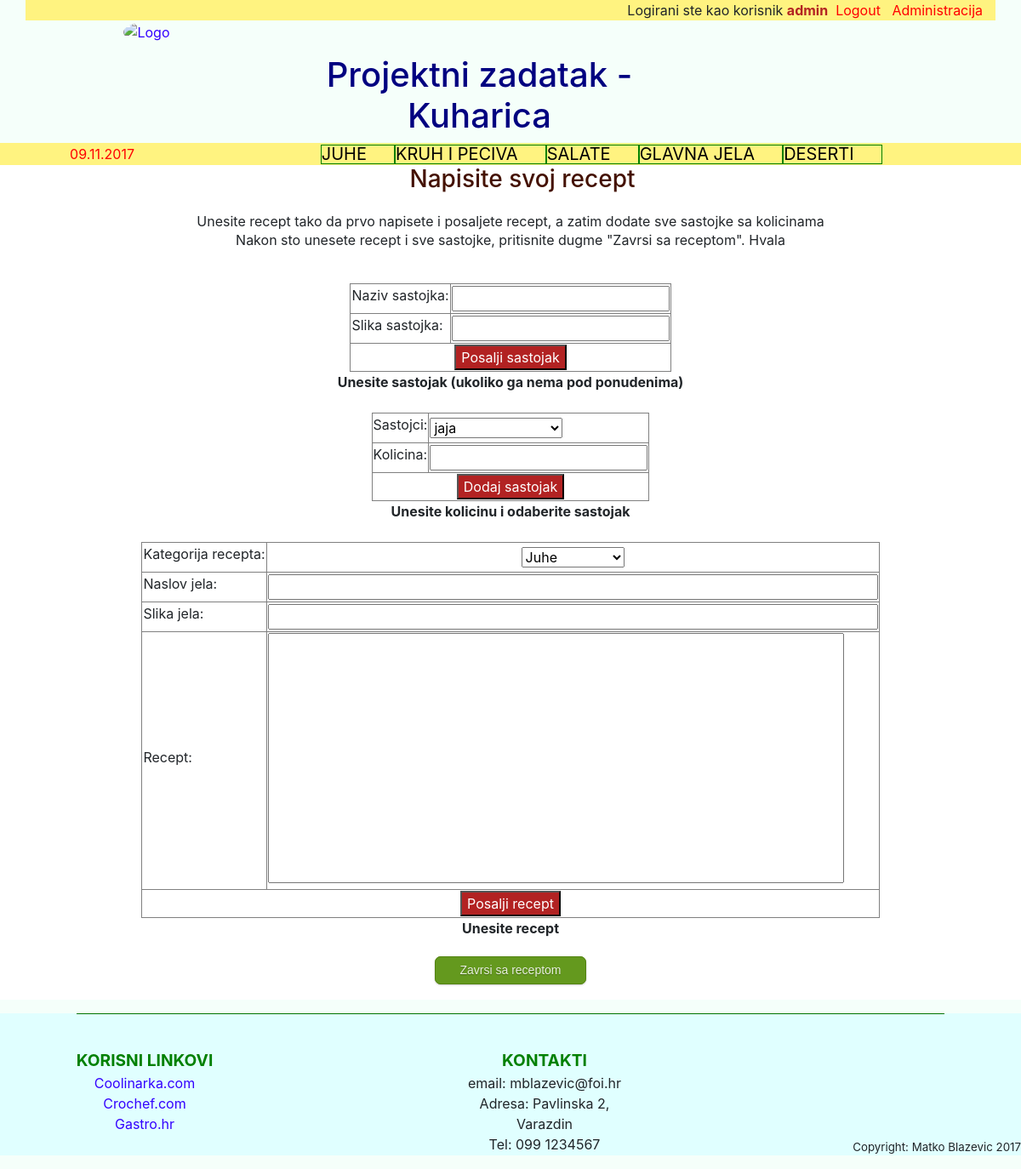
The app's page /novi_recepti.php (signed in) with its own data.
### tables this page shows
CREATE TABLE `kategorija` (
  `kategorija_id` int(10) UNSIGNED NOT NULL,
  `korisnik_id` int(10) UNSIGNED NOT NULL,
  `naziv` varchar(100) DEFAULT NULL,
  `slika` varchar(250) DEFAULT NULL
);

### novi_recepti.php (the view, shortened to what this page needs)
<?php
	include ('header.php');
	$recept_id = NULL;
	if (!empty($_POST['naslov']) && !empty($_POST['recept'])) {
		if($_SESSION['aktivni_korisnik_tip']==0) {
				$odobren = 1; }
		else { $odobren = 0; }
	$sql = "INSERT INTO  recept (recept_id ,kategorija_id ,korisnik_id ,naslov ,slika ,tekst ,odobren)
		VALUES ('$recept_id','$_POST[kategorija_id]','$_SESSION[korisnik_id]','$_POST[naslov]','$_POST[slika_jela]','$_POST[recept]','$odobren')";
		$rs = mysqli_query($link, $sql);
		 $id_recepta = mysqli_insert_id($link);
		 $_SESSION['recept_id'] = $id_recepta;
	if(! $rs) {
		$msg = "Recept nije uspjesno poslan"; }
	else { $msg = "Recept uspjesno poslan"; }
	} else {$msg = "Unesite recept";}
	$sql2 = "SELECT sastojak_id, naziv FROM sastojak";
	$res2 = mysqli_query($link, $sql2);
	if (!empty($_POST['n_sastojak']) && !empty($_POST['slika_sastojak'])) {
	$sql4 = "INSERT INTO sastojak (sastojak_id, naziv, slika)
			VALUES (NULL,'$_POST[n_sastojak]','$_POST[slika_sastojak]')";
	$res4 = mysqli_query($link, $sql4);
		header("Location: " . $_SERVER['REQUEST_URI']);
		exit();
	}
	else { $msg4 = "Unesite sastojak (ukoliko ga nema pod ponudenima)";}
	if (!empty($_POST['kolicina'])) {
	@$recept_id = $_SESSION['recept_id'];
	if (empty($_SESSION['recept_id'])) {echo "<b>Napisite prvo recept, a zatim dodajte sastojke</b>";}
	$sastojak = $_POST['sastojak_recepta'];
	$kolicina = $_POST['kolicina'];
	$sql3 = "INSERT INTO sastojak_recepta (recept_id, sastojak_id, kolicina)
			VALUES ('$recept_id','$sastojak','$kolicina')";
	$res3= mysqli_query($link, $sql3);
	if (!$res3) {$msg3 = "Sastojak nije poslan"; }
		else {$msg3 = "Sastojak poslan";}
	} else {$msg3 = "Unesite kolicinu i odaberite sastojak";}
	$sql5 = "SELECT kategorija_id, naziv FROM kategorija";
	$res5 = mysqli_query($link, $sql5);
	?>
	<center><h3>Napisite svoj recept</h3><br>
	<p>Unesite recept tako da prvo napisete i posaljete recept, a zatim dodate sve sastojke sa kolicinama<br>
	Nakon sto unesete recept i sve sastojke, pritisnite dugme "Zavrsi sa receptom". Hvala </p></center><br>
<center><form id="novi_sastojak" action="novi_recepti.php" method="post" >
<table border="1" cellspacing="2">
	<tr>
	<td><label for="n_sastojak"> Naziv sastojka: </label></td>
	<td><input name="n_sastojak" type="text" /></td></tr>
	<tr>
	<td><label for="slika_sastojak"> Slika sastojka: </label></td>
	<td><input name="slika_sastojak" type="text" /></td></tr>
	<tr><td align="middle" colspan="2"><input id="dugme" type="submit" name="dodaj1" value="Posalji sastojak" /></td></tr>
</table></form><b><?php echo $msg4  ?></b></center>
 <br>
<center><form id="sastojak_recepta" action="novi_recepti.php" method="post" >
<table border="1" cellspacing="2">
<tr>
	<td><label for="sastojak"> Sastojci: </label></td>
	<td>
<select name="sastojak_recepta">
	<?php while($row = mysqli_fetch_array($res2)) {
        echo '<option value="'.$row['sastojak_id'].'" >'.$row['naziv'].'</option>';
   } ?>
</select></td></tr>
<tr><td><label for="kolicina" >Kolicina: </label></td>
	<td><input name="kolicina" type="text" maxlength="15" /></td></tr>
	<tr><td colspan="2" align="middle"><input type="submit" id="dugme" name="dodaj" value="Dodaj sastojak" /></td></tr>
</table></form><b><?php echo $msg3 ?></b></center>
 <br>
<center><form id="novi_recept" method="post" action="novi_recepti.php" >
<table border="1" cellspacing="2" cellpadding="1" >
<tr>
	<td><label for="kategorija_id">Kategorija recepta: </label></td>
	<td align="middle">
	<select name="kategorija_id" >
		<?php
		while($row = mysqli_fetch_array($res5)) {
    echo '<option value="'.$row['kategorija_id'].'" >'.$row['naziv'].'</option>';
   } ?>
	</select>
	</td>
</tr>
<tr>
	<td><label for="naslov"> Naslov jela: </label></td>
	<td><input name="naslov" size="65" type="text" /></td></tr>
<tr>
	<td><label for="slika_jela"> Slika jela: </label></td>
	<td><input name="slika_jela" type="text" size="65" /> </td><tr>
<tr>
	<td><label for="recept"> Recept: </label></td>
	<td><textarea name="recept" rows="12" cols="64" ></textarea></td></tr>
<tr>
	<td align="middle" colspan="2"><input type="submit" id="dugme" name="posalji" value="Posalji recept" /></td></tr>
</table>
</form><?php echo "<center><b>$msg</b></center>"; ?></center>
<br /><center><a href='?reset=Reset' id="vazno" class="green" > Zavrsi sa receptom </a></center>
<br />
<?php
include ('footer.php'); ?>

### header.php (shortened to what this page needs)
<!DOCTYPE html>
<?php
include ('bazapodataka.php');
 function Logout ()	{
	if (isset ( $_SESSION['aktivni_korisnik'] ))
		{
	echo "Logirani ste kao korisnik <b id='korisnik'>" . $_SESSION['aktivni_korisnik'] . "</b>";
	echo "&nbsp;" .  "<a href='?log=out' id='odjava'  > Logout </a> ";
	if ($_SESSION['aktivni_korisnik_tip'] == 0) {
	echo "&nbsp;" .  "<a href='korisnici.php' id='odjava'> Administracija </a> ";
} 	else {echo "&nbsp;" .  "<a href='korisnik.php' id='odjava'> Uredi moje podatke </a> ";}
	}
}
?>
<head>
<link rel="stylesheet" href="css/bootstrap.min.css">
<link rel="stylesheet" type="text/css" href="css/iwa2013.css">
<div class="container" id="loginLine">
	<div class="row" >
		<div class="col-md-5"></div>
		<div class="col-md-7" align="right" > <?php Logout(); ?> </div>
	</div>
</div>
<div class="container">
	<div class="row">
		<div class="col-md-3">
		<a href="index.php">
		<img src="http://localhost/iwa2017/slike/banner.jpg" class="rounded-circle" name="logo" alt="Logo" height="240" width="240">
		</a></div>
	<div>
		<div class="col-md-9"><h1>Projektni zadatak - Kuharica</h1></div>
	</div>
</div></div>
<table bgcolor="#FFF380" width="100%" >
	<tr>
	<td width="20%" id="datum"><?php echo date("d.m.Y"); ?></td>
	<td  width="80%" id="meni" >
	<?php
	$sql = "SELECT kategorija_id, naziv FROM kategorija";
	$res = mysqli_query($link, $sql);
	while(list($kategorija_id, $naziv) = mysqli_fetch_array($res)) {
echo "<div id='izbornik' align='center'>";
echo "<center><ul>
	<li><a class='izbornik' href='recepti.php?ref=$kategorija_id' >$naziv </a></li>
</ul></center>";
echo "</div>";
}
?>
</td></tr></table>
</head>
<body>
<div id="sadrzaj" >

### css/iwa2013.css (style rules this page uses)
#sadrzaj { background-color: white; }
body { text-align:center; background-color: #f5fffa; }
p { line-height: 140%; }
#loginLine { background-color: #FFF380; }
h1 { color:navy; margin-top: 1em; margin-left: 1em; }
h3 { color:#441100; margin-left: 1em; margin-bottom: -3px; }
a:link { color:#3300ff; text-decoration: none; }
ul { list-style-type: none; }
a.izbornik { color:black; font-size:20px; }
#izbornik ul { line-height: 20px; margin:auto auto; width: 80%; text-transform:uppercase; list-style-position:inside; }
#izbornik li { float:left; padding-right:2em; border: solid green 1px; }
#dugme { font-size: 16px; color: white; background-color: firebrick; }
#vazno { color: #e8f0de; border: solid 1px #538312; background: #64991e; cursor: pointer; text-align: center; text-decoration: none; font: 14px/100% Arial, Helvetica, sans-serif; padding: .5em 2em .55em; text-shadow: 0 1px 1px rgba(0,0,0,.3); -webkit-border-radius: .5em; -moz-border-radius: .5em; border-radius: .5em; -webkit-box-shadow: 0 1px 2px rgba(0,0,0,.2); -moz-box-shadow: 0 1px 2px rgba(0,0,0,.2); box-shadow: 0 1px 2px rgba(0,0,0,.2); }
textarea { resize:none; }
#datum { color:red; }
#korisnik { color: firebrick; }
#odjava { color:red; text-decoration: none; }
.green { color: #e8f0de; border: solid 1px #538312; background: #64991e; background: -webkit-gradient(linear, left top, left bottom, from(#7db72f), to(#4e7d0e)); background: -moz-linear-gradient(top, #7db72f, #4e7d0e); }

### records on screen
kategorija: naziv "JUHE"
kategorija: naziv "KRUH I PECIVA"
kategorija: naziv "SALATE"
kategorija: naziv "GLAVNA JELA"
kategorija: naziv "DESERTI"

### other values on screen
$_SESSION['aktivni_korisnik'] "admin"
$msg4 "Unesite sastojak (ukoliko ga nema pod ponudenima)"
$msg3 "Unesite kolicinu i odaberite sastojak"
$msg "Unesite recept"
form field sastojak_recepta "jaja"
form field kategorija_id "Juhe"
